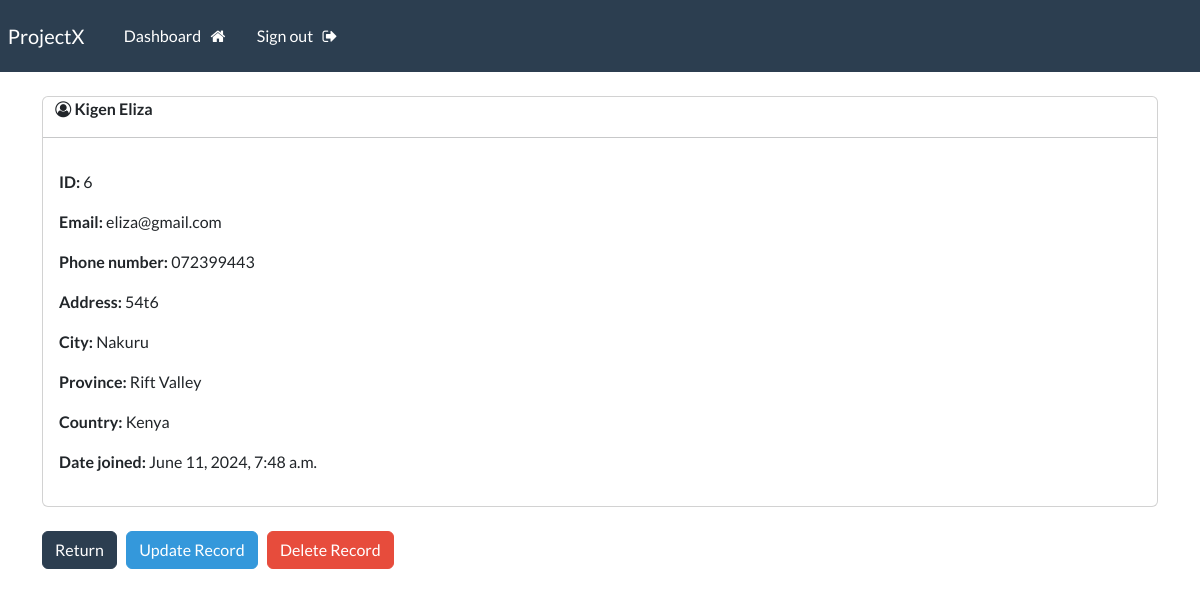
Page /view-record/6 (signed in) on the committed database.
### crm_app/models.py (models this page shows, shortened)
class Record(models.Model):
    date_joined = models.DateTimeField(default=timezone.now)
    first_name = models.CharField(max_length=100)
    last_name = models.CharField(max_length=100)
    email = models.CharField(max_length=255)
    phone = models.CharField(max_length=20)
    address = models.CharField(max_length=300)
    city = models.CharField(max_length=255)
    province = models.CharField(max_length=200)
    country = models.CharField(max_length=125)

### crm_app/views.py (the view)
# urls.py: path('view-record/<int:pk>', views.singular_record, name='view-record'),
@login_required(login_url='login')
def singular_record(request,pk):
    all_records = Record.objects.get(id=pk)
    context = {'record':all_records}
    return render(request, 'crm_app/view-record.html', context=context)

### crm_app/templates/crm_app/view-record.html (shortened to what this page needs)
{% extends 'crm_app/base.html' %}
{% block content %}
<div class="card">
    <strong>
        &nbsp; &nbsp; <i class="fa fa-user-circle-o" aria-hidden="true"></i>
        {{record.last_name}}
        {{record.first_name}}
    </strong>
    <hr>
<div class="card-body">
    <p> <strong>ID:</strong> {{record.id}} </p>
    <p> <strong>Email:</strong> {{record.email}} </p>
    <p> <strong>Phone number:</strong> {{record.phone}} </p>
    <p> <strong>Address:</strong> {{record.address}} </p>
    <p> <strong>City:</strong> {{record.city}} </p>
    <p> <strong>Province:</strong> {{record.province}} </p>
    <p> <strong>Country:</strong> {{record.country}} </p>
    <p> <strong>Date joined:</strong> {{record.date_joined}} </p>
</div>
</div>
<br>
<a href="{% url 'dashboard'  %}" class="btn btn-primary">Return</a>
<a href="{% url 'update-record' record.id %}" class="btn btn-info">Update Record</a>
<a href="{% url 'delete-record' record.id %}" class="btn btn-danger">Delete Record</a>
{% endblock content %}

### rows in the picture
Record: last_name "Kigen", first_name "Eliza", id "6", email "eliza@gmail.com", phone "072399443", address "54t6", city "Nakuru", province "Rift Valley", country "Kenya", date_joined "June 11, 2024, 7:48 a.m."
